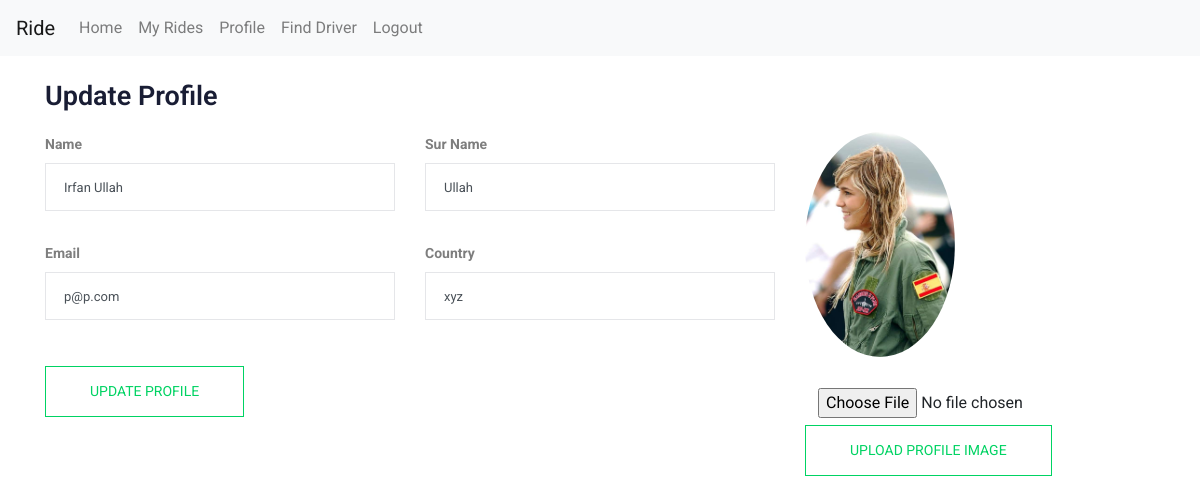
The page /passenger/updateprofile (signed in) on the database as committed earlier.
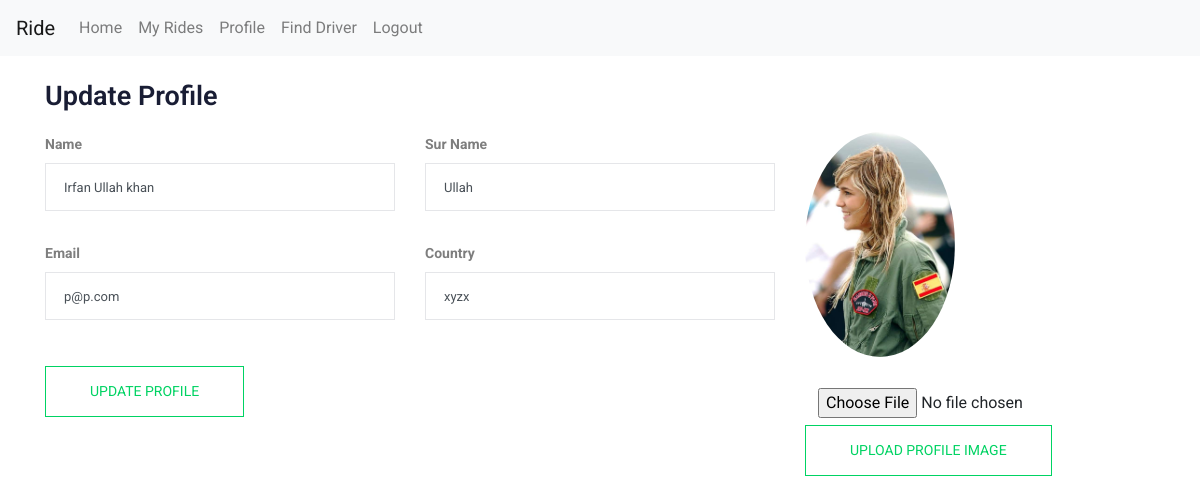
The same page on the database as committed later.
### app/models/models.py (models this page shows, shortened)
class User(db.Model,UserMixin):
    __tablename__ = "users"
    id = db.Column(db.Integer, primary_key=True)
    name = db.Column(db.String(100), nullable=False)
    surname = db.Column(db.String(100), nullable=False)
    email = db.Column(db.String(100), unique=True, nullable=False)
    country = db.Column(db.String(100),nullable=True)
    password = db.Column(db.String(150), nullable=False)
    zipcode = db.Column(db.Integer, default=0)
    roles = db.Column(db.String(10), default="Passenger")
    profile_image = db.Column(db.String(255), nullable=True, default="0")
    profile_description = db.Column(db.String(255), nullable=True) #############
    isOnline = db.Column(db.Integer, nullable=False, default=0)
    member_since = db.Column(db.DateTime, nullable=False, default=datetime.utcnow)
    charges_per_kilo = db.Column(db.Integer, default=0) #only for driver ###############
    passengers = db.relationship('Ride', foreign_keys="[Ride.passenger_id]")
    drivers = db.relationship('Ride', foreign_keys="[Ride.driver_id]")
    def is_passenger(user):
        if user.roles == "Passenger":
            return True
        else:
            return False

### app/passenger/views.py (the view)
@pb.route('/updateprofile', methods=['GET', 'POST'])
@login_required
def update_profile():
    isPassenger()
    user = current_user
    if not User.is_passenger(user):
        return redirect('/logout')
    else:
        form = ProfileForm()
        imageForm = UploadProfileImageForm()
        if request.method == "POST":
            if form.validate_on_submit():
                update_user = User.query.filter_by(id=user.id).first()
                update_user.name = form.name.data
                update_user.surname = form.surname.data
                update_user.country = form.country.data
                update_user.email = form.email.data
                try:
                    db.session.add(update_user)
                    db.session.commit()
                    flash('Profile Updated','success')
                    return redirect("/passenger/updateprofile")
                except Exception as e:
                    flash('Error occurred in updating the profile, please try again.','danger')
                    return redirect("/passenger/updateprofile")
            else:
                return render_template('driver_profile_update.html', form=form, imageForm=imageForm, user=user,
                                       count=get_notifications_count(), started_ride=hasStartedRide(user))
        else:
            form.email.data = user.email
            form.name.data = user.name
            form.surname.data = user.surname
            form.country.data = user.country
            return render_template('passenger_profile_update.html', form=form, imageForm=imageForm, user=user,
                                   count=get_notifications_count())

### app/driver/forms.py (shortened to what this page needs)
class ProfileForm(FlaskForm):
    name = StringField('text',validators=[DataRequired()])
    surname = StringField('text',validators=[DataRequired()])
    email = StringField('Email', validators=[DataRequired(), Email()])
    country = StringField('Country', validators=[DataRequired()])
    zipcode = IntegerField('Number')
    submit = SubmitField('Update Profile')

class UploadProfileImageForm(FlaskForm):
    image = FileField(validators=[FileRequired()])
    submit = SubmitField('Upload Profile Image')

### app/models/models.py (called while the page is built)
@login_manager.user_loader
def load_user(user_id):
    return User.query.get(user_id)

### app/passenger/views.py (called while the page is built)
def isPassenger():
    user = current_user
    if not user.roles == "Passenger":
        flash("You are not Driver. Please login/Register with Driver account.",'danger')
        return redirect("/logout")

def get_notifications_count():
    notifications_count = db.engine.execute("select count(*) from rides where passenger_id =" + str(
        current_user.id) + " and isConfirmed=1 and isStarted = 0 and isPaid = 0 and isEnded =0")
    c = str(notifications_count.first()[0])
    return c

### app/passenger/templates/passenger_profile_update.html (shortened to what this page needs)
{% extends 'pass_masterlayout.html' %}
{% block body %}
<section class="contact-section section_padding">
    <div class="container">
        <div class="row">
            <div class="col-12">
                <h2 class="contact-title">Update Profile</h2>
            </div>
            <div class="col-lg-8">
                <form action="{{ url_for('passenger_bp.update_profile') }}" class="form-contact contact_form"
                      method="post">
                    <div class="row">
                        <div class="col-sm-6">
                            <div class="form-group">
                                <label style="font-weight:bold;">Name</label>
                                {{form.name(placeholder='Name',class_='form-control')}}
                            </div>
                        </div>
                        <div class="col-sm-6">
                            <div class="form-group">
                                <label style="font-weight:bold;">Sur Name</label>
                                {{form.surname(placeholder='Sur Name',class_='form-control')}}
                            </div>
                        </div>
                        <div class="col-sm-6">
                            <div class="form-group">
                                <label style="font-weight:bold;">Email</label>
                                {{form.email(placeholder='Email Address',class_='form-control')}}
                            </div>
                        </div>
                                                <div class="col-sm-6">
                            <div class="form-group">
                                <label style="font-weight:bold;">Country</label>
                                {{form.country(placeholder='Country',class_='form-control')}}
                            </div>
                        </div>
                    </div>
                    <div class="form-group mt-3">
                        {{form.submit(class_='button button-contactForm btn_4 boxed-btn')}}
                    </div>
                </form>
            </div>
            <div class="col-md-4">
                <div class="media contact-info">
                    <form action="{{ url_for('passenger_bp.upload_profile_image') }}" class="md-form"
                          enctype="multipart/form-data" method="post">
                        <div class="file-field">
                            <div class="mb-4">
                                {% if user.profile_image == "0" %}
                                <img alt="example placeholder avatar"
                                     class="rounded-circle z-depth-1-half avatar-pic"
                                     src="https://mdbootstrap.com/img/Photos/Others/placeholder-avatar.jpg">
                                {% else %}
                                <img alt="example placeholder avatar"
                                     class="rounded-circle z-depth-1-half avatar-pic"
                                     src="{{ url_for('static', filename='uploads/'+user.profile_image) }}">
                                {% endif %}
                            </div>
                            <div class="d-flex justify-content-center">
                                <div class="btn btn-mdb-color btn-rounded float-right">
                                    {{imageForm.image}}
                                </div>
                            </div>
                        </div>
                        {{imageForm.submit(class_='button button-contactForm btn_4 boxed-btn')}}
                    </form>
                </div>
            </div>
        </div>
    </div>
</section>
{% endblock %}

Rows that differ between the two databases and show on the page:
changed User "Ullah": name "Irfan Ullah" → "Irfan Ullah khan"; country "xyz" → "xyzx"
